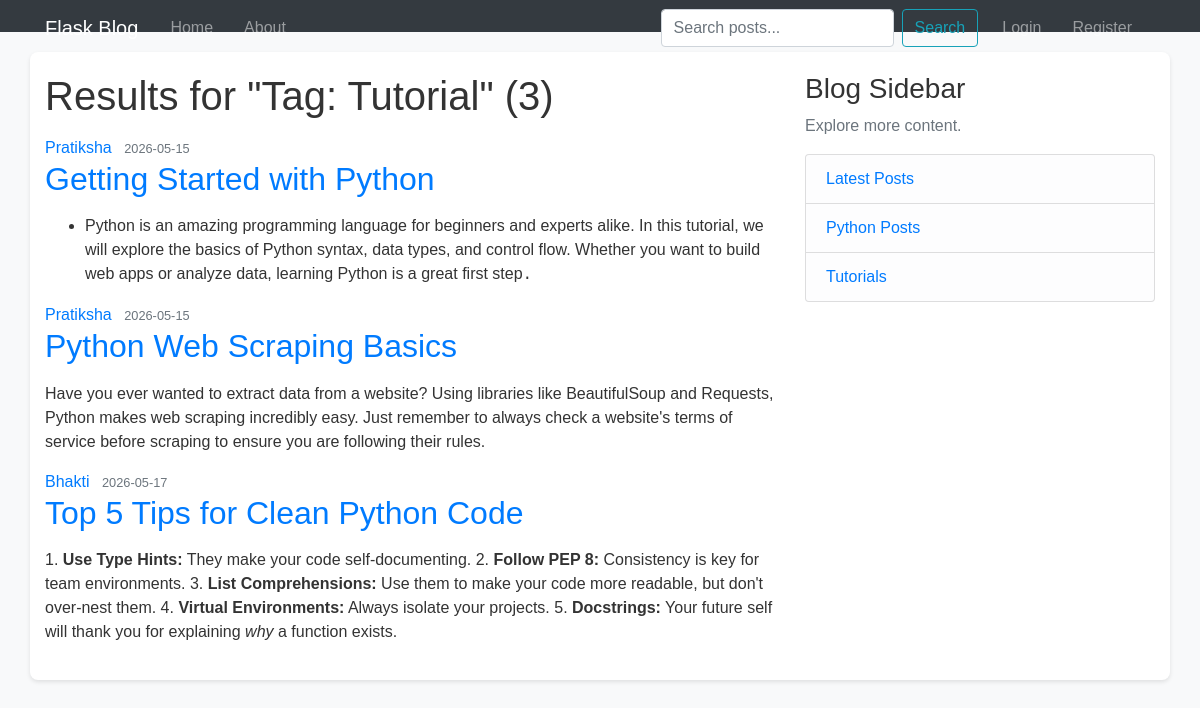
The app's page /tag/Tutorial with its own data.
### flaskblog/models.py (models this page shows, shortened)
class Post(db.Model):
    id = db.Column(db.Integer, primary_key=True)
    title = db.Column(db.String(100), nullable=False)
    date_posted = db.Column(db.DateTime, nullable=False, default=datetime.now)
    content = db.Column(db.Text, nullable=False)
    user_id = db.Column(db.Integer, db.ForeignKey('user.id'), nullable=False)
    tags = db.relationship('Tag', secondary=post_tags, backref=db.backref('posts', lazy='dynamic'))
    comments = db.relationship('Comment', backref='post', lazy=True, cascade="all, delete-orphan")

class User(db.Model, UserMixin):
    id = db.Column(db.Integer, primary_key=True)
    username = db.Column(db.String(20), unique=True, nullable=False)
    email = db.Column(db.String(120), unique=True, nullable=False)
    image_file = db.Column(db.String(20), nullable=False, default='default.jpg')
    password = db.Column(db.String(60), nullable=False)
    posts = db.relationship('Post', backref='author', lazy=True)
    comments = db.relationship('Comment', backref='author', lazy=True)

### flaskblog/routes.py (the view)
@app.route("/tag/<string:tag_name>")
def tag_posts(tag_name):
    tag = Tag.query.filter_by(name=tag_name).first_or_404()
    posts = tag.posts.all()
    return render_template('search_results.html', title=tag.name, posts=posts, query=f"Tag: {tag_name}")

### flaskblog/templates/search_results.html
{% extends "layout.html" %}
{% block content %}
    <h1 class="mb-3">Results for "{{ query }}" ({{ posts|length }})</h1>
    {% for post in posts %}
        <article class="media content-section">
          <div class="media-body">
            <div class="article-metadata">
              <a class="mr-2" href="#">{{ post.author.username }}</a>
              <small class="text-muted">{{ post.date_posted.strftime('%Y-%m-%d') }}</small>
            </div>
            <h2><a class="article-title" href="{{ url_for('post', post_id=post.id) }}">{{ post.title }}</a></h2>
            <p class="article-content">{{ post.content|safe }}</p>
          </div>
        </article>
    {% else %}
        <p>No posts found matching your search.</p>
    {% endfor %}
{% endblock content %}

### flaskblog/static/main.css (style rules this page uses)
body { background-color: #f8f9fa; font-family: Arial, sans-serif; color: #333; }

### records on screen
Post: author.username "Pratiksha", date_posted "2026-05-15", title "Getting Started with Python", content "Python is an amazing programming language for beginners and experts alike. In this tutorial, we will explore the basics of Python syntax, data types, and control flow. Whether you want to build web apps or analyze data, learning Python is a great first step ."
Post: author.username "Pratiksha", date_posted "2026-05-15", title "Python Web Scraping Basics", content "Have you ever wanted to extract data from a website? Using libraries like BeautifulSoup and Requests, Python makes web scraping incredibly easy. Just remember to always check a website's terms of service before scraping to ensure you are following their rules."
Post: author.username "Bhakti", date_posted "2026-05-17", title "Top 5 Tips for Clean Python Code", content "1. Use Type Hints: They make your code self-documenting. 2. Follow PEP 8: Consistency is key for team environments. 3. List Comprehensions: Use them to make your code more readable, but don't over-nest them. 4. Virtual Environments: Always isolate your projects. 5. Docstrings: Your future self will thank you for explaining why a function exists."

### other values on screen
{{ query }} "Tag: Tutorial"
{{ posts|length }} "3"
